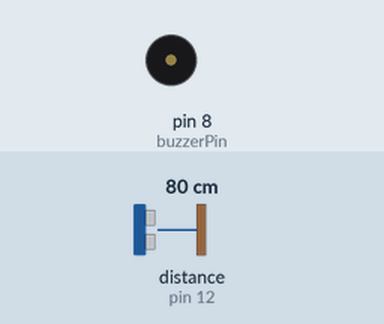
Simulated run of this sketch. Board: Arduino Uno, built with avr-gcc and run on an emulated ATmega328P. Parts: buzzer (waves = sounding). Wiring (inferred from the names in the program): ultrasonic range finder: trigger pin 11; echo pin 12. The inputs (shaded band) are chosen by the test bench; at power-on: distance to the obstacle (sensor on pin 12) 80 cm. The echo pulse lasts 58.3 µs per cm.

Above: at 1.2 s.
1.3 s: distance to the obstacle (sensor on pin 12) set to 34 cm
2.8 s: distance to the obstacle (sensor on pin 12) set to 28 cm
At 3.5 s:
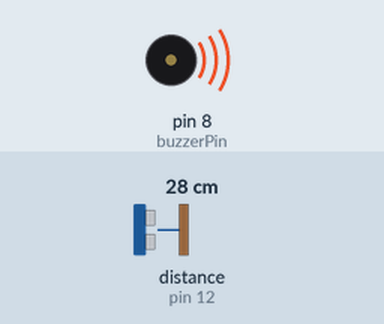
4.3 s: distance to the obstacle (sensor on pin 12) set to 7 cm
At 5.3 s:
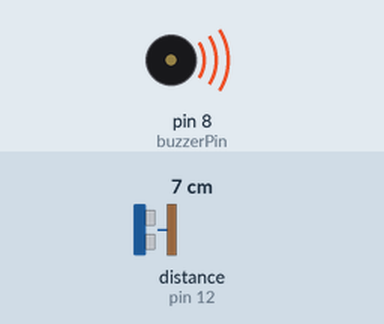
5.8 s: distance to the obstacle (sensor on pin 12) set to 4 cm
At 6.2 s:
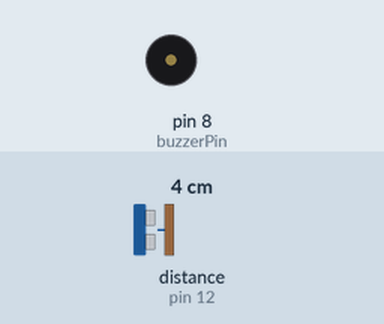
7.3 s: distance to the obstacle (sensor on pin 12) set to 9 cm
At 7.8 s:
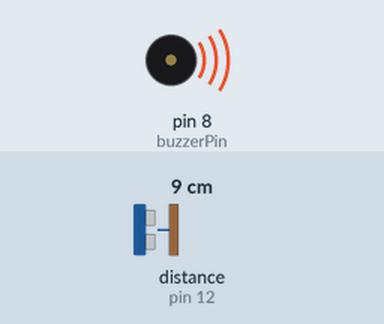
Timing chart, 0 to 9.8 s (numbered marks = the images above; inputs shaded):
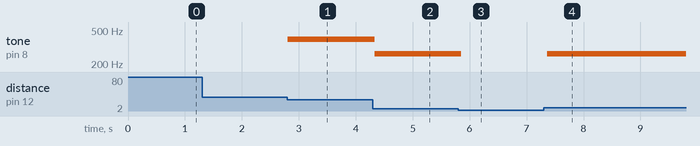

The sketch:

MusicalBuzzer.ino
```cpp
const int trigPin = 11;
const int echoPin = 12;
const int buzzerPin = 8;

// Musical Frequencies (Hz)
const int NOTE_C = 262;
const int NOTE_D = 294;
const int NOTE_E = 330;
const int NOTE_F = 349;
const int NOTE_G = 392;

void setup() {
  pinMode(trigPin, OUTPUT);
  pinMode(echoPin, INPUT);
  pinMode(buzzerPin, OUTPUT);
}

void loop() {
  digitalWrite(trigPin, LOW);
  delayMicroseconds(2);
  digitalWrite(trigPin, HIGH);
  delayMicroseconds(10);
  digitalWrite(trigPin, LOW);

  long duration = pulseIn(echoPin, HIGH);
  int distance = duration * 0.034 / 2;

  // Height brackets for specific piano notes
  if (distance >= 5 && distance < 10) {
    tone(buzzerPin, NOTE_C); // 5-10cm
  } else if (distance >= 10 && distance < 15) {
    tone(buzzerPin, NOTE_D); // 10-15cm
  } else if (distance >= 15 && distance < 20) {
    tone(buzzerPin, NOTE_E); // 15-20cm
  } else if (distance >= 20 && distance < 25) {
    tone(buzzerPin, NOTE_F); // 20-25cm
  } else if (distance >= 25 && distance < 30) {
    tone(buzzerPin, NOTE_G); // 25-30cm
  } else {
    noTone(buzzerPin); // Silence outside bounds
  }

  delay(100);
}
```

Measured:
- the behaviour switches between 31 and 30 cm on distance to the obstacle (sensor on pin 12) (found by bisection; images 0 and 1)
- the behaviour switches between 6 and 5 cm on distance to the obstacle (sensor on pin 12) (found by bisection; images 2 and 3)
- after the input at 1.3 s, every drawn part: stays the same
- after the input at 2.8 s, tone on pin 8 (buzzerPin): silent → 392 Hz at once
- after the input at 4.3 s, tone on pin 8 (buzzerPin): 392 Hz → 262 Hz at once
- after the input at 5.8 s, tone on pin 8 (buzzerPin): 262 Hz → silent after 0.05 s
- after the input at 7.3 s, tone on pin 8 (buzzerPin): silent → 262 Hz after 0.06 s
